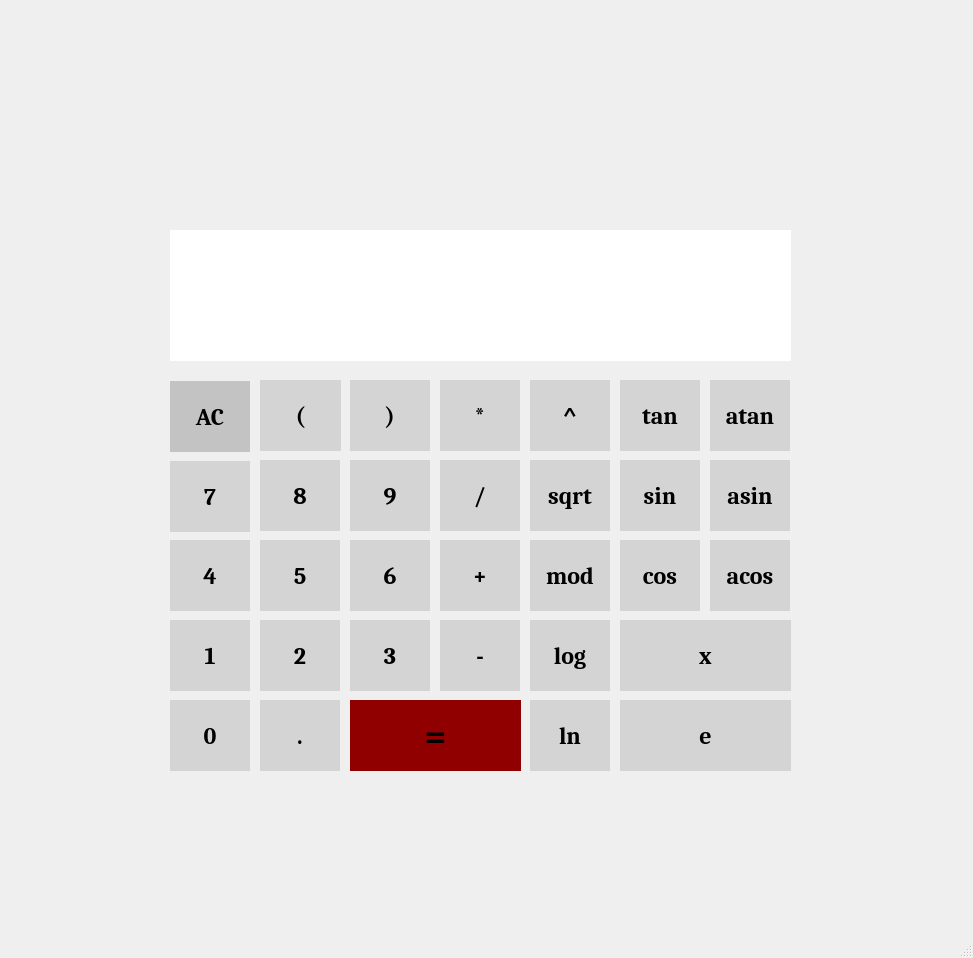
<?xml version="1.0" encoding="UTF-8"?>
<ui version="4.0">
 <class>MainWindow</class>
 <widget class="QMainWindow" name="MainWindow">
  <property name="geometry">
   <rect>
    <x>0</x>
    <y>0</y>
    <width>973</width>
    <height>958</height>
   </rect>
  </property>
  <property name="windowTitle">
   <string>MainWindow</string>
  </property>
  <widget class="QWidget" name="centralwidget">
   <widget class="QPushButton" name="pushButton_equal">
    <property name="geometry">
     <rect>
      <x>350</x>
      <y>700</y>
      <width>171</width>
      <height>71</height>
     </rect>
    </property>
    <property name="palette">
     <palette>
      <active>
       <colorrole role="Button">
        <brush brushstyle="SolidPattern">
         <color alpha="255">
          <red>144</red>
          <green>0</green>
          <blue>0</blue>
         </color>
        </brush>
       </colorrole>
       <colorrole role="Base">
        <brush brushstyle="SolidPattern">
         <color alpha="255">
          <red>144</red>
          <green>0</green>
          <blue>0</blue>
         </color>
        </brush>
       </colorrole>
       <colorrole role="Window">
        <brush brushstyle="SolidPattern">
         <color alpha="255">
          <red>144</red>
          <green>0</green>
          <blue>0</blue>
         </color>
        </brush>
       </colorrole>
      </active>
      <inactive>
       <colorrole role="Button">
        <brush brushstyle="SolidPattern">
         <color alpha="255">
          <red>144</red>
          <green>0</green>
          <blue>0</blue>
         </color>
        </brush>
       </colorrole>
       <colorrole role="Base">
        <brush brushstyle="SolidPattern">
         <color alpha="255">
          <red>144</red>
          <green>0</green>
          <blue>0</blue>
         </color>
        </brush>
       </colorrole>
       <colorrole role="Window">
        <brush brushstyle="SolidPattern">
         <color alpha="255">
          <red>144</red>
          <green>0</green>
          <blue>0</blue>
         </color>
        </brush>
       </colorrole>
      </inactive>
      <disabled>
       <colorrole role="Button">
        <brush brushstyle="SolidPattern">
         <color alpha="255">
          <red>144</red>
          <green>0</green>
          <blue>0</blue>
         </color>
        </brush>
       </colorrole>
       <colorrole role="Base">
        <brush brushstyle="SolidPattern">
         <color alpha="255">
          <red>144</red>
          <green>0</green>
          <blue>0</blue>
         </color>
        </brush>
       </colorrole>
       <colorrole role="Window">
        <brush brushstyle="SolidPattern">
         <color alpha="255">
          <red>144</red>
          <green>0</green>
          <blue>0</blue>
         </color>
        </brush>
       </colorrole>
      </disabled>
     </palette>
    </property>
    <property name="font">
     <font>
      <family>Caladea</family>
      <pointsize>28</pointsize>
      <bold>true</bold>
     </font>
    </property>
    <property name="styleSheet">
     <string notr="true">background-color: rgb(144, 0, 0);
border-color: rgb(122, 10, 10);
border-style: solid;
</string>
    </property>
    <property name="text">
     <string>=</string>
    </property>
   </widget>
   <widget class="QPushButton" name="pushButton_0">
    <property name="geometry">
     <rect>
      <x>170</x>
      <y>700</y>
      <width>80</width>
      <height>71</height>
     </rect>
    </property>
    <property name="font">
     <font>
      <family>Caladea</family>
      <pointsize>18</pointsize>
      <bold>true</bold>
     </font>
    </property>
    <property name="styleSheet">
     <string notr="true">border-style: solid;
background-color: rgb(212, 212, 212);</string>
    </property>
    <property name="text">
     <string>0</string>
    </property>
   </widget>
   <widget class="QPushButton" name="pushButton_1">
    <property name="geometry">
     <rect>
      <x>170</x>
      <y>620</y>
      <width>80</width>
      <height>71</height>
     </rect>
    </property>
    <property name="font">
     <font>
      <family>Caladea</family>
      <pointsize>18</pointsize>
      <bold>true</bold>
     </font>
    </property>
    <property name="styleSheet">
     <string notr="true">border-style: solid;
background-color: rgb(212, 212, 212);</string>
    </property>
    <property name="text">
     <string>1</string>
    </property>
   </widget>
   <widget class="QPushButton" name="pushButton_4">
    <property name="geometry">
     <rect>
      <x>170</x>
      <y>540</y>
      <width>80</width>
      <height>71</height>
     </rect>
    </property>
    <property name="font">
     <font>
      <family>Caladea</family>
      <pointsize>18</pointsize>
      <bold>true</bold>
     </font>
    </property>
    <property name="styleSheet">
     <string notr="true">border-style: solid;
background-color: rgb(212, 212, 212);</string>
    </property>
    <property name="text">
     <string>4</string>
    </property>
   </widget>
   <widget class="QPushButton" name="pushButton_7">
    <property name="geometry">
     <rect>
      <x>170</x>
      <y>461</y>
      <width>80</width>
      <height>71</height>
     </rect>
    </property>
    <property name="font">
     <font>
      <family>Caladea</family>
      <pointsize>18</pointsize>
      <bold>true</bold>
     </font>
    </property>
    <property name="styleSheet">
     <string notr="true">border-style: solid;
background-color: rgb(212, 212, 212);</string>
    </property>
    <property name="text">
     <string>7</string>
    </property>
   </widget>
   <widget class="QPushButton" name="pushButton_ac">
    <property name="geometry">
     <rect>
      <x>170</x>
      <y>381</y>
      <width>80</width>
      <height>71</height>
     </rect>
    </property>
    <property name="font">
     <font>
      <family>Caladea</family>
      <pointsize>18</pointsize>
      <bold>true</bold>
     </font>
    </property>
    <property name="styleSheet">
     <string notr="true">background-color: rgb(195, 195, 195);
border-style: solid;</string>
    </property>
    <property name="text">
     <string>AC</string>
    </property>
   </widget>
   <widget class="QPushButton" name="pushButton_left">
    <property name="geometry">
     <rect>
      <x>260</x>
      <y>380</y>
      <width>81</width>
      <height>71</height>
     </rect>
    </property>
    <property name="font">
     <font>
      <family>Caladea</family>
      <pointsize>18</pointsize>
      <bold>true</bold>
     </font>
    </property>
    <property name="styleSheet">
     <string notr="true">border-style: solid;
background-color: rgb(212, 212, 212);</string>
    </property>
    <property name="text">
     <string>(</string>
    </property>
   </widget>
   <widget class="QPushButton" name="pushButton_8">
    <property name="geometry">
     <rect>
      <x>260</x>
      <y>460</y>
      <width>80</width>
      <height>71</height>
     </rect>
    </property>
    <property name="font">
     <font>
      <family>Caladea</family>
      <pointsize>18</pointsize>
      <bold>true</bold>
     </font>
    </property>
    <property name="styleSheet">
     <string notr="true">border-style: solid;
background-color: rgb(212, 212, 212);</string>
    </property>
    <property name="text">
     <string>8</string>
    </property>
   </widget>
   <widget class="QPushButton" name="pushButton_5">
    <property name="geometry">
     <rect>
      <x>260</x>
      <y>540</y>
      <width>80</width>
      <height>71</height>
     </rect>
    </property>
    <property name="font">
     <font>
      <family>Caladea</family>
      <pointsize>18</pointsize>
      <bold>true</bold>
     </font>
    </property>
    <property name="styleSheet">
     <string notr="true">border-style: solid;
background-color: rgb(212, 212, 212);</string>
    </property>
    <property name="text">
     <string>5</string>
    </property>
   </widget>
   <widget class="QPushButton" name="pushButton_2">
    <property name="geometry">
     <rect>
      <x>260</x>
      <y>620</y>
      <width>80</width>
      <height>71</height>
     </rect>
    </property>
    <property name="font">
     <font>
      <family>Caladea</family>
      <pointsize>18</pointsize>
      <bold>true</bold>
     </font>
    </property>
    <property name="autoFillBackground">
     <bool>false</bool>
    </property>
    <property name="styleSheet">
     <string notr="true">border-style: solid;
background-color: rgb(212, 212, 212);</string>
    </property>
    <property name="text">
     <string>2</string>
    </property>
   </widget>
   <widget class="QPushButton" name="pushButton_dot">
    <property name="geometry">
     <rect>
      <x>260</x>
      <y>700</y>
      <width>80</width>
      <height>71</height>
     </rect>
    </property>
    <property name="font">
     <font>
      <family>Caladea</family>
      <pointsize>18</pointsize>
      <bold>true</bold>
     </font>
    </property>
    <property name="styleSheet">
     <string notr="true">border-style: solid;
background-color: rgb(212, 212, 212);</string>
    </property>
    <property name="text">
     <string>.</string>
    </property>
   </widget>
   <widget class="QPushButton" name="pushButton_right">
    <property name="geometry">
     <rect>
      <x>350</x>
      <y>380</y>
      <width>80</width>
      <height>71</height>
     </rect>
    </property>
    <property name="font">
     <font>
      <family>Caladea</family>
      <pointsize>18</pointsize>
      <bold>true</bold>
     </font>
    </property>
    <property name="styleSheet">
     <string notr="true">border-style: solid;
background-color: rgb(212, 212, 212);</string>
    </property>
    <property name="text">
     <string>)</string>
    </property>
   </widget>
   <widget class="QPushButton" name="pushButton_9">
    <property name="geometry">
     <rect>
      <x>350</x>
      <y>460</y>
      <width>80</width>
      <height>71</height>
     </rect>
    </property>
    <property name="font">
     <font>
      <family>Caladea</family>
      <pointsize>18</pointsize>
      <bold>true</bold>
     </font>
    </property>
    <property name="styleSheet">
     <string notr="true">border-style: solid;
background-color: rgb(212, 212, 212);</string>
    </property>
    <property name="text">
     <string>9</string>
    </property>
   </widget>
   <widget class="QPushButton" name="pushButton_6">
    <property name="geometry">
     <rect>
      <x>350</x>
      <y>540</y>
      <width>80</width>
      <height>71</height>
     </rect>
    </property>
    <property name="font">
     <font>
      <family>Caladea</family>
      <pointsize>18</pointsize>
      <bold>true</bold>
     </font>
    </property>
    <property name="autoFillBackground">
     <bool>false</bool>
    </property>
    <property name="styleSheet">
     <string notr="true">border-style: solid;
background-color: rgb(212, 212, 212);</string>
    </property>
    <property name="text">
     <string>6</string>
    </property>
   </widget>
   <widget class="QPushButton" name="pushButton_3">
    <property name="geometry">
     <rect>
      <x>350</x>
      <y>620</y>
      <width>80</width>
      <height>71</height>
     </rect>
    </property>
    <property name="font">
     <font>
      <family>Caladea</family>
      <pointsize>18</pointsize>
      <bold>true</bold>
     </font>
    </property>
    <property name="styleSheet">
     <string notr="true">border-style: solid;
background-color: rgb(212, 212, 212);</string>
    </property>
    <property name="text">
     <string>3</string>
    </property>
   </widget>
   <widget class="QPushButton" name="pushButton_mult">
    <property name="geometry">
     <rect>
      <x>440</x>
      <y>380</y>
      <width>80</width>
      <height>71</height>
     </rect>
    </property>
    <property name="font">
     <font>
      <family>Caladea</family>
      <pointsize>18</pointsize>
      <bold>true</bold>
     </font>
    </property>
    <property name="styleSheet">
     <string notr="true">border-style: solid;
background-color: rgb(212, 212, 212);</string>
    </property>
    <property name="text">
     <string>*</string>
    </property>
   </widget>
   <widget class="QPushButton" name="pushButton_div">
    <property name="geometry">
     <rect>
      <x>440</x>
      <y>460</y>
      <width>80</width>
      <height>71</height>
     </rect>
    </property>
    <property name="font">
     <font>
      <family>Caladea</family>
      <pointsize>18</pointsize>
      <bold>true</bold>
     </font>
    </property>
    <property name="styleSheet">
     <string notr="true">border-style: solid;
background-color: rgb(212, 212, 212);</string>
    </property>
    <property name="text">
     <string>/</string>
    </property>
   </widget>
   <widget class="QPushButton" name="pushButton_plus">
    <property name="geometry">
     <rect>
      <x>440</x>
      <y>540</y>
      <width>80</width>
      <height>71</height>
     </rect>
    </property>
    <property name="font">
     <font>
      <family>Caladea</family>
      <pointsize>18</pointsize>
      <bold>true</bold>
     </font>
    </property>
    <property name="styleSheet">
     <string notr="true">border-style: solid;
background-color: rgb(212, 212, 212);</string>
    </property>
    <property name="text">
     <string>+</string>
    </property>
   </widget>
   <widget class="QPushButton" name="pushButton_minus">
    <property name="geometry">
     <rect>
      <x>440</x>
      <y>620</y>
      <width>80</width>
      <height>71</height>
     </rect>
    </property>
    <property name="font">
     <font>
      <family>Caladea</family>
      <pointsize>18</pointsize>
      <bold>true</bold>
     </font>
    </property>
    <property name="styleSheet">
     <string notr="true">border-style: solid;
background-color: rgb(212, 212, 212);</string>
    </property>
    <property name="text">
     <string>-</string>
    </property>
   </widget>
   <widget class="QPushButton" name="pushButton_pow">
    <property name="geometry">
     <rect>
      <x>530</x>
      <y>380</y>
      <width>80</width>
      <height>71</height>
     </rect>
    </property>
    <property name="font">
     <font>
      <family>Caladea</family>
      <pointsize>18</pointsize>
      <bold>true</bold>
     </font>
    </property>
    <property name="styleSheet">
     <string notr="true">border-style: solid;
background-color: rgb(212, 212, 212);</string>
    </property>
    <property name="text">
     <string>^</string>
    </property>
   </widget>
   <widget class="QPushButton" name="pushButton_sqrt">
    <property name="geometry">
     <rect>
      <x>530</x>
      <y>460</y>
      <width>80</width>
      <height>71</height>
     </rect>
    </property>
    <property name="font">
     <font>
      <family>Caladea</family>
      <pointsize>18</pointsize>
      <bold>true</bold>
     </font>
    </property>
    <property name="styleSheet">
     <string notr="true">border-style: solid;
background-color: rgb(212, 212, 212);</string>
    </property>
    <property name="text">
     <string>sqrt</string>
    </property>
   </widget>
   <widget class="QPushButton" name="pushButton_mod">
    <property name="geometry">
     <rect>
      <x>530</x>
      <y>540</y>
      <width>80</width>
      <height>71</height>
     </rect>
    </property>
    <property name="font">
     <font>
      <family>Caladea</family>
      <pointsize>18</pointsize>
      <bold>true</bold>
     </font>
    </property>
    <property name="styleSheet">
     <string notr="true">border-style: solid;
background-color: rgb(212, 212, 212);</string>
    </property>
    <property name="text">
     <string>mod</string>
    </property>
   </widget>
   <widget class="QPushButton" name="pushButton_log">
    <property name="geometry">
     <rect>
      <x>530</x>
      <y>620</y>
      <width>80</width>
      <height>71</height>
     </rect>
    </property>
    <property name="font">
     <font>
      <family>Caladea</family>
      <pointsize>18</pointsize>
      <bold>true</bold>
     </font>
    </property>
    <property name="styleSheet">
     <string notr="true">border-style: solid;
background-color: rgb(212, 212, 212);</string>
    </property>
    <property name="text">
     <string>log</string>
    </property>
   </widget>
   <widget class="QPushButton" name="pushButton_ln">
    <property name="geometry">
     <rect>
      <x>530</x>
      <y>700</y>
      <width>80</width>
      <height>71</height>
     </rect>
    </property>
    <property name="font">
     <font>
      <family>Caladea</family>
      <pointsize>18</pointsize>
      <bold>true</bold>
     </font>
    </property>
    <property name="styleSheet">
     <string notr="true">border-style: solid;
background-color: rgb(212, 212, 212);</string>
    </property>
    <property name="text">
     <string>ln</string>
    </property>
   </widget>
   <widget class="QPushButton" name="pushButton_tan">
    <property name="geometry">
     <rect>
      <x>620</x>
      <y>380</y>
      <width>80</width>
      <height>71</height>
     </rect>
    </property>
    <property name="font">
     <font>
      <family>Caladea</family>
      <pointsize>18</pointsize>
      <bold>true</bold>
     </font>
    </property>
    <property name="styleSheet">
     <string notr="true">border-style: solid;
background-color: rgb(212, 212, 212);</string>
    </property>
    <property name="text">
     <string>tan</string>
    </property>
   </widget>
   <widget class="QPushButton" name="pushButton_atan">
    <property name="geometry">
     <rect>
      <x>710</x>
      <y>380</y>
      <width>80</width>
      <height>71</height>
     </rect>
    </property>
    <property name="font">
     <font>
      <family>Caladea</family>
      <pointsize>18</pointsize>
      <bold>true</bold>
     </font>
    </property>
    <property name="styleSheet">
     <string notr="true">border-style: solid;
background-color: rgb(212, 212, 212);</string>
    </property>
    <property name="text">
     <string>atan</string>
    </property>
   </widget>
   <widget class="QPushButton" name="pushButton_sin">
    <property name="geometry">
     <rect>
      <x>620</x>
      <y>460</y>
      <width>80</width>
      <height>71</height>
     </rect>
    </property>
    <property name="font">
     <font>
      <family>Caladea</family>
      <pointsize>18</pointsize>
      <bold>true</bold>
     </font>
    </property>
    <property name="styleSheet">
     <string notr="true">border-style: solid;
background-color: rgb(212, 212, 212);</string>
    </property>
    <property name="text">
     <string>sin</string>
    </property>
   </widget>
   <widget class="QPushButton" name="pushButton_cos">
    <property name="geometry">
     <rect>
      <x>620</x>
      <y>540</y>
      <width>80</width>
      <height>71</height>
     </rect>
    </property>
    <property name="font">
     <font>
      <family>Caladea</family>
      <pointsize>18</pointsize>
      <bold>true</bold>
     </font>
    </property>
    <property name="styleSheet">
     <string notr="true">border-style: solid;
background-color: rgb(212, 212, 212);</string>
    </property>
    <property name="text">
     <string>cos</string>
    </property>
   </widget>
   <widget class="QPushButton" name="pushButton_graph">
    <property name="geometry">
     <rect>
      <x>620</x>
      <y>620</y>
      <width>171</width>
      <height>71</height>
     </rect>
    </property>
    <property name="font">
     <font>
      <family>Caladea</family>
      <pointsize>18</pointsize>
      <bold>true</bold>
     </font>
    </property>
    <property name="styleSheet">
     <string notr="true">border-style: solid;
background-color: rgb(212, 212, 212);</string>
    </property>
    <property name="text">
     <string>x</string>
    </property>
   </widget>
   <widget class="QPushButton" name="pushButton_credit">
    <property name="geometry">
     <rect>
      <x>620</x>
      <y>700</y>
      <width>171</width>
      <height>71</height>
     </rect>
    </property>
    <property name="font">
     <font>
      <family>Caladea</family>
      <pointsize>18</pointsize>
      <bold>true</bold>
     </font>
    </property>
    <property name="styleSheet">
     <string notr="true">border-style: solid;
background-color: rgb(212, 212, 212);</string>
    </property>
    <property name="text">
     <string>e</string>
    </property>
   </widget>
   <widget class="QPushButton" name="pushButton_asin">
    <property name="geometry">
     <rect>
      <x>710</x>
      <y>460</y>
      <width>80</width>
      <height>71</height>
     </rect>
    </property>
    <property name="font">
     <font>
      <family>Caladea</family>
      <pointsize>18</pointsize>
      <bold>true</bold>
     </font>
    </property>
    <property name="styleSheet">
     <string notr="true">border-style: solid;
background-color: rgb(212, 212, 212);</string>
    </property>
    <property name="text">
     <string>asin</string>
    </property>
   </widget>
   <widget class="QPushButton" name="pushButton_acos">
    <property name="geometry">
     <rect>
      <x>710</x>
      <y>540</y>
      <width>80</width>
      <height>71</height>
     </rect>
    </property>
    <property name="font">
     <font>
      <family>Caladea</family>
      <pointsize>18</pointsize>
      <bold>true</bold>
     </font>
    </property>
    <property name="styleSheet">
     <string notr="true">border-style: solid;
background-color: rgb(212, 212, 212);</string>
    </property>
    <property name="text">
     <string>acos</string>
    </property>
   </widget>
   <widget class="QLabel" name="label">
    <property name="geometry">
     <rect>
      <x>140</x>
      <y>160</y>
      <width>681</width>
      <height>651</height>
     </rect>
    </property>
    <property name="autoFillBackground">
     <bool>true</bool>
    </property>
    <property name="text">
     <string/>
    </property>
   </widget>
   <widget class="QLabel" name="label_2">
    <property name="geometry">
     <rect>
      <x>-10</x>
      <y>-10</y>
      <width>971</width>
      <height>941</height>
     </rect>
    </property>
    <property name="styleSheet">
     <string notr="true">background: url(view/pic.png)</string>
    </property>
    <property name="text">
     <string/>
    </property>
   </widget>
   <widget class="QScrollArea" name="scrollArea">
    <property name="geometry">
     <rect>
      <x>170</x>
      <y>230</y>
      <width>621</width>
      <height>131</height>
     </rect>
    </property>
    <property name="autoFillBackground">
     <bool>true</bool>
    </property>
    <property name="styleSheet">
     <string notr="true">background-color: rgb(255, 255, 255);
border-style: solid;</string>
    </property>
    <property name="widgetResizable">
     <bool>true</bool>
    </property>
    <widget class="QWidget" name="scrollAreaWidgetContents">
     <property name="geometry">
      <rect>
       <x>0</x>
       <y>0</y>
       <width>621</width>
       <height>131</height>
      </rect>
     </property>
     <layout class="QHBoxLayout" name="horizontalLayout">
      <item>
       <widget class="QLabel" name="label_text">
        <property name="font">
         <font>
          <family>Caladea</family>
          <pointsize>24</pointsize>
          <bold>true</bold>
         </font>
        </property>
        <property name="text">
         <string/>
        </property>
       </widget>
      </item>
     </layout>
    </widget>
   </widget>
   <zorder>label_2</zorder>
   <zorder>label</zorder>
   <zorder>pushButton_2</zorder>
   <zorder>pushButton_ac</zorder>
   <zorder>pushButton_0</zorder>
   <zorder>pushButton_minus</zorder>
   <zorder>pushButton_mult</zorder>
   <zorder>pushButton_acos</zorder>
   <zorder>pushButton_tan</zorder>
   <zorder>pushButton_left</zorder>
   <zorder>pushButton_asin</zorder>
   <zorder>pushButton_equal</zorder>
   <zorder>pushButton_log</zorder>
   <zorder>pushButton_credit</zorder>
   <zorder>pushButton_1</zorder>
   <zorder>pushButton_pow</zorder>
   <zorder>pushButton_5</zorder>
   <zorder>pushButton_graph</zorder>
   <zorder>pushButton_sin</zorder>
   <zorder>pushButton_8</zorder>
   <zorder>pushButton_atan</zorder>
   <zorder>pushButton_4</zorder>
   <zorder>pushButton_dot</zorder>
   <zorder>pushButton_6</zorder>
   <zorder>pushButton_3</zorder>
   <zorder>pushButton_7</zorder>
   <zorder>pushButton_mod</zorder>
   <zorder>pushButton_9</zorder>
   <zorder>pushButton_ln</zorder>
   <zorder>pushButton_cos</zorder>
   <zorder>pushButton_div</zorder>
   <zorder>pushButton_plus</zorder>
   <zorder>pushButton_right</zorder>
   <zorder>pushButton_sqrt</zorder>
   <zorder>scrollArea</zorder>
  </widget>
  <widget class="QMenuBar" name="menubar">
   <property name="geometry">
    <rect>
     <x>0</x>
     <y>0</y>
     <width>973</width>
     <height>19</height>
    </rect>
   </property>
  </widget>
  <widget class="QStatusBar" name="statusbar"/>
 </widget>
 <resources/>
 <connections/>
</ui>
